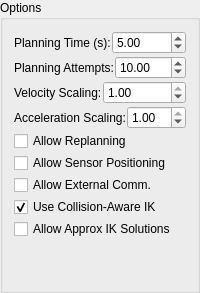
        <widget class="QGroupBox" name="groupBox_10">
         <property name="title">
          <string>Options</string>
         </property>
         <layout class="QVBoxLayout" name="verticalLayout_10">
          <property name="spacing">
           <number>2</number>
          </property>
          <item>
           <layout class="QHBoxLayout" name="horizontalLayout_3">
            <property name="spacing">
             <number>1</number>
            </property>
            <item>
             <widget class="QLabel" name="label_9">
              <property name="text">
               <string>Planning Time (s):</string>
              </property>
             </widget>
            </item>
            <item>
             <widget class="QDoubleSpinBox" name="planning_time">
              <property name="sizePolicy">
               <sizepolicy hsizetype="Minimum" vsizetype="Fixed">
                <horstretch>0</horstretch>
                <verstretch>0</verstretch>
               </sizepolicy>
              </property>
              <property name="maximum">
               <double>300.000000000000000</double>
              </property>
              <property name="value">
               <double>5.000000000000000</double>
              </property>
             </widget>
            </item>
           </layout>
          </item>
          <item>
           <layout class="QHBoxLayout" name="horizontalLayout_15">
            <property name="spacing">
             <number>1</number>
            </property>
            <item>
             <widget class="QLabel" name="label_10">
              <property name="text">
               <string>Planning Attempts:</string>
              </property>
             </widget>
            </item>
            <item>
             <widget class="QDoubleSpinBox" name="planning_attempts">
              <property name="sizePolicy">
               <sizepolicy hsizetype="Minimum" vsizetype="Fixed">
                <horstretch>0</horstretch>
                <verstretch>0</verstretch>
               </sizepolicy>
              </property>
              <property name="maximum">
               <double>1000.000000000000000</double>
              </property>
              <property name="value">
               <double>10.000000000000000</double>
              </property>
             </widget>
            </item>
           </layout>
          </item>
          <item>
           <layout class="QHBoxLayout" name="horizontalLayout_10">
            <property name="spacing">
             <number>1</number>
            </property>
            <item>
             <widget class="QLabel" name="label_11">
              <property name="text">
               <string>Velocity Scaling:</string>
              </property>
             </widget>
            </item>
            <item>
             <widget class="QDoubleSpinBox" name="velocity_scaling_factor">
              <property name="maximum">
               <double>1.000000000000000</double>
              </property>
              <property name="singleStep">
               <double>0.010000000000000</double>
              </property>
              <property name="value">
               <double>1.000000000000000</double>
              </property>
             </widget>
            </item>
           </layout>
          </item>
          <item>
           <layout class="QHBoxLayout" name="horizontalLayout_20">
            <property name="spacing">
             <number>1</number>
            </property>
            <item>
             <widget class="QLabel" name="label_20">
              <property name="text">
               <string>Acceleration Scaling:</string>
              </property>
             </widget>
            </item>
            <item>
             <widget class="QDoubleSpinBox" name="acceleration_scaling_factor">
              <property name="maximum">
               <double>1.000000000000000</double>
              </property>
              <property name="singleStep">
               <double>0.010000000000000</double>
              </property>
              <property name="value">
               <double>1.000000000000000</double>
              </property>
             </widget>
            </item>
           </layout>
          </item>
          <item>
           <widget class="QCheckBox" name="allow_replanning">
            <property name="text">
             <string>Allow Replanning</string>
            </property>
            <property name="checked">
             <bool>false</bool>
            </property>
           </widget>
          </item>
          <item>
           <widget class="QCheckBox" name="allow_looking">
            <property name="text">
             <string>Allow Sensor Positioning</string>
            </property>
            <property name="checked">
             <bool>false</bool>
            </property>
           </widget>
          </item>
          <item>
           <widget class="QCheckBox" name="allow_external_program">
            <property name="text">
             <string>Allow External Comm.</string>
            </property>
            <property name="checked">
             <bool>false</bool>
            </property>
           </widget>
          </item>
          <item>
           <widget class="QCheckBox" name="collision_aware_ik">
            <property name="text">
             <string>Use Collision-Aware IK</string>
            </property>
            <property name="checked">
             <bool>true</bool>
            </property>
           </widget>
          </item>
          <item>
           <widget class="QCheckBox" name="approximate_ik">
            <property name="text">
             <string>Allow Approx IK Solutions</string>
            </property>
           </widget>
          </item>
          <item>
           <spacer name="verticalSpacer_2">
            <property name="orientation">
             <enum>Qt::Vertical</enum>
            </property>
            <property name="sizeHint" stdset="0">
             <size>
              <width>20</width>
              <height>40</height>
             </size>
            </property>
           </spacer>
          </item>
         </layout>
        </widget>
